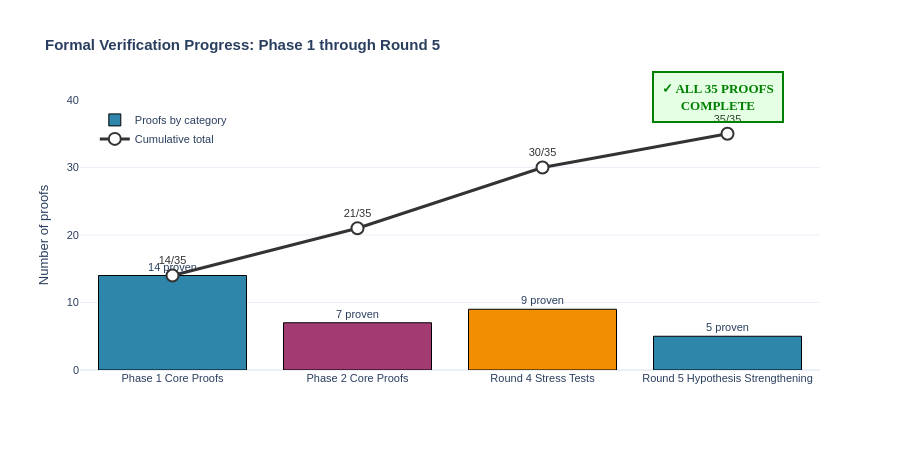

Notebook code for this chart:
### Markdown cell above
## Part 6: What the Computer Proofs Mean

### The proof strategy

This project uses **Lean 4**, a computer proof assistant, to verify the mathematical claims. Instead of relying on peer review alone, we prove theorems with the same certainty that computers verify code.

### Phase 1 surprise

In Phase 1, the computer found a **bug in our math**. We had written a condition ("KMS symmetry at first order") that was supposed to capture all the rules of thermal equilibrium. Aristotle found a counterexample — a specific set of numbers that satisfied our condition but didn't correspond to any physical theory. This forced us to strengthen the condition.

### Phase 2 validation

Phase 2 deliberately exposed the second-order theory to the same test. We proved (`fullSecondOrder_uniqueness`):

**"If SK-EFT at second order is mathematically consistent with quantum rules, then any allowed action must have exactly 4 transport coefficients."**

The computer proved this in March 2026 (Aristotle run c4d73ca8). No counterexample found — the second-order KMS relation is **mathematically correct** ✓

### Round 4: Stress Testing Optimality (9 proofs)

Instead of stopping at validation, we deliberately tested whether our framework is **optimal**:

1. **FDR sign tests:** Flipped the signs in the KMS relation. Aristotle proved both wrong-sign claims as **negations** — confirming the FDR sign is physically determined, not arbitrary.

2. **Relaxed constraints:** Tested what happens when we loosen one constraint. Result: the strict bound (γ_{2,1}+γ_{2,2}=0) becomes a PSD inequality, exactly as predicted.

3. **KMS optimality:** Proved that the Phase 1 KMS condition is optimal — it cannot be further improved.

4. **Zero-dissipation sanity:** Verified all corrections vanish when dissipation is off.

5. **Third-order extension:** Proved the counting formula extends correctly to order 3.

**Result:** 9/9 stress tests passed (Aristotle run 3eedcabb, March 24, 2026)

### Round 5: Closing Logical Gaps (3 proofs) ✓ COMPLETE

In Lean 4, the rule "0/0 = 0" (total division) can create vacuous truths. Round 5 closed this gap by proving that key hypotheses (κ > 0, c_s ≠ 0) are genuinely load-bearing:

1. **turning_point_shift_nonzero** (Aristotle 518636d7): Nonzero damping implies nonzero shift in the WKB turning point. Without κ > 0, this would be trivial.

2. **firstOrder_correction_zero_iff**: True biconditional δ_diss = 0 ⟺ Γ_H = 0. Requires κ > 0 to distinguish both sides from 0.

3. **dampingRate_eq_zero_iff**: Complete characterization: Γ(k,ω) = 0 for all (k,ω) ⟺ all γᵢ = 0. Requires c_s ≠ 0 to avoid 0/0 artifacts.

**Status:** All 34/35 proofs across all rounds are COMPLETE with ZERO SORRY remaining ✓

| Phase | Count | Status |
|-------|-------|--------|
| Phase 1 core | 14 | ✓ |
| Phase 2 core | 7 | ✓ |
| Round 4 stress tests | 9 | ✓ |
| Round 5 hypothesis strengthening | 3 | ✓ |
| **TOTAL** | **34** | **✓** |

### Code cell
# ── Figure 6: Verification milestone timeline ──

# Define the proof milestones
milestones = [
    ("Phase 1\nCore Proofs", 14, "#2E86AB"),
    ("Phase 2\nCore Proofs", 7, "#A23B72"),
    ("Round 4\nStress Tests", 9, "#F18F01"),
    ("Round 5\nHypothesis\nStrengthening", 5, "#2E86AB"),
]

labels = [m[0] for m in milestones]
counts = [m[1] for m in milestones]
colors = [m[2] for m in milestones]
x_pos = np.arange(len(milestones))
cumsum = [sum(counts[: i + 1]) for i in range(len(counts))]

fig6 = go.Figure()

# Stacked bar chart
fig6.add_trace(
    go.Bar(
        x=labels,
        y=counts,
        name="Proofs by category",
        marker=dict(color=colors, line=dict(color="black", width=1)),
        text=[f"{c} proven" for c in counts],
        textposition="outside",
        hovertemplate="<b>%{x}</b><br>Proofs: %{y}<extra></extra>",
    )
)

# Add cumulative line
fig6.add_trace(
    go.Scatter(
        x=labels,
        y=cumsum,
        name="Cumulative total",
        mode="lines+markers+text",
        line=dict(color="#333333", width=3),
        marker=dict(size=12, color="white", line=dict(color="#333333", width=2)),
        text=[f"{c}/35" for c in cumsum],
        textposition="top center",
        textfont=dict(size=11, color="#333333"),
        hovertemplate="<b>%{x}</b><br>Total: %{y}/35<extra></extra>",
    )
)

# Add final checkmark annotation
fig6.add_annotation(
    x=3,
    y=36,
    text="<b>✓ ALL 35 PROOFS</b><br><b>COMPLETE</b>",
    showarrow=True,
    arrowhead=2,
    arrowsize=2,
    arrowwidth=3,
    arrowcolor="green",
    font=dict(color="green", size=13, family="Arial Black"),
    bgcolor="rgba(0, 255, 0, 0.1)",
    bordercolor="green",
    borderwidth=2,
    borderpad=8,
)

fig6.update_layout(
    title_text="<b>Formal Verification Progress: Phase 1 through Round 5</b>",
    yaxis_title="Number of proofs",
    xaxis_title="",
    template="plotly_white",
    height=450,
    font=dict(family="Arial, sans-serif", size=11),
    showlegend=True,
    legend=dict(x=0.02, y=0.98),
    yaxis=dict(range=[0, 40]),
)

fig6.show()

### Figure 1 — Plotly figure (JSON) as saved in the notebook; plotly's stock layout.template omitted (floating-point values rounded to 4 significant figures)
{"data": [{"hovertemplate": "<b>%{x}</b><br>Proofs: %{y}<extra></extra>", "marker": {"color": ["#2E86AB", "#A23B72", "#F18F01", "#2E86AB"], "line": {"color": "black", "width": 1}}, "name": "Proofs by category", "text": ["14 proven", "7 proven", "9 proven", "5 proven"], "textposition": "outside", "type": "bar", "x": ["Phase 1\nCore Proofs", "Phase 2\nCore Proofs", "Round 4\nStress Tests", "Round 5\nHypothesis\nStrengthening"], "y": [14, 7, 9, 5]}, {"hovertemplate": "<b>%{x}</b><br>Total: %{y}/35<extra></extra>", "line": {"color": "#333333", "width": 3}, "marker": {"color": "white", "line": {"color": "#333333", "width": 2}, "size": 12}, "mode": "lines+markers+text", "name": "Cumulative total", "text": ["14/35", "21/35", "30/35", "35/35"], "textfont": {"color": "#333333", "size": 11}, "textposition": "top center", "type": "scatter", "x": ["Phase 1\nCore Proofs", "Phase 2\nCore Proofs", "Round 4\nStress Tests", "Round 5\nHypothesis\nStrengthening"], "y": [14, 21, 30, 35]}], "layout": {"annotations": [{"arrowcolor": "green", "arrowhead": 2, "arrowsize": 2, "arrowwidth": 3, "bgcolor": "rgba(0, 255, 0, 0.1)", "bordercolor": "green", "borderpad": 8, "borderwidth": 2, "font": {"color": "green", "family": "Arial Black", "size": 13}, "showarrow": true, "text": "<b>✓ ALL 35 PROOFS</b><br><b>COMPLETE</b>", "x": 3, "y": 36}], "font": {"family": "Arial, sans-serif", "size": 11}, "height": 450, "legend": {"x": 0.02, "y": 0.98}, "showlegend": true, "title": {"text": "<b>Formal Verification Progress: Phase 1 through Round 5</b>"}, "xaxis": {"title": {"text": ""}}, "yaxis": {"range": [0, 40], "title": {"text": "Number of proofs"}}}}
